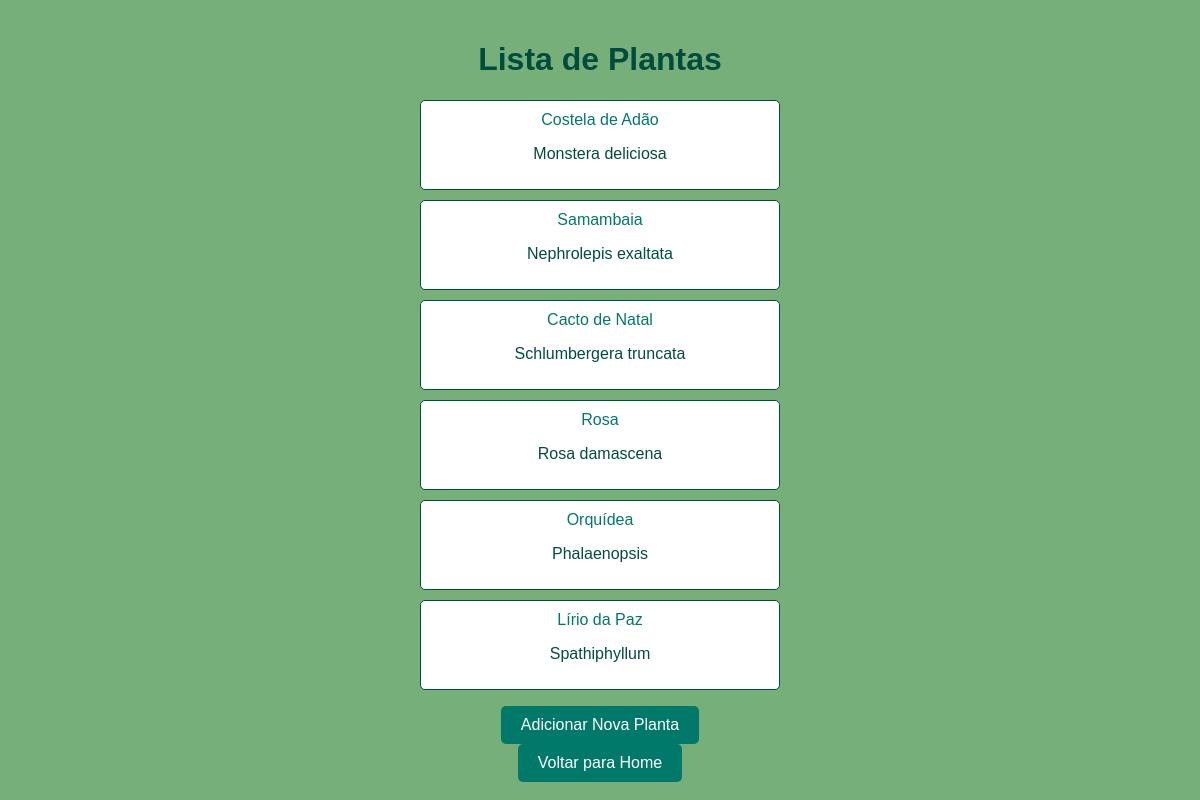
The app's page /lista/ with its own data.
### core/models.py (models this page shows, shortened)
class Planta(models.Model):
    nome = models.CharField(max_length=100)
    especie = models.CharField(max_length=100)
    descricao = models.TextField()
    preco = models.DecimalField(max_digits=10, decimal_places=2)
    estoque = models.PositiveBigIntegerField()

### core/views.py (the view)
# urls.py: path('lista/', views.lista, name='lista'),
def lista(request):
    plantas = Planta.objects.all()
    return render(request, 'core/lista.html', {'plantas': plantas})

### core/templates/core/lista.html (shortened to what this page needs)
<!DOCTYPE html>
<html lang="pt-br">
<head>
    {% load static %}
    <link rel="stylesheet" href="{% static '/css/style.css' %}">
</head>
<body>
    <div class="container">
        <h1>Lista de Plantas</h1>
        <ul class="plant-list">
            {% for planta in plantas %}
            <li class="plant-item">
                <a href="{% url 'detalhes' pk=planta.id %}">{{ planta.nome }}</a>
                <p>{{ planta.especie }}</p>
            </li>
            {% endfor %}
        </ul>
        <a href="{% url 'planta_nova' %}" class="button">Adicionar Nova Planta</a>
        <a href="{% url 'home' %}" class="button">Voltar para Home</a>
    </div>
</body>
</html>

### static/css/style.css (style rules this page uses)
body { font-family: Arial, sans-serif; background-color: #76af78; color: #004d40; margin: 0; padding: 0; text-align: center; }
.container { width: 30%; margin: 0 auto; padding: 20px; border: #ffffff; }
h1 { color: #004d40; }
.plant-list { list-style: none; padding: 0; }
.plant-item { background: #ffffff; border: 1px solid #004d40; border-radius: 5px; padding: 10px; margin-bottom: 10px; }
.plant-item a { color: #00796b; text-decoration: none; }
.button { background-color: #00796b; color: white; padding: 10px 20px; border: none; border-radius: 5px; text-decoration: none; display: inline-block; }

### records on screen
Planta: nome "Costela de Adão", especie "Monstera deliciosa"
Planta: nome "Samambaia", especie "Nephrolepis exaltata"
Planta: nome "Cacto de Natal", especie "Schlumbergera truncata"
Planta: nome "Rosa", especie "Rosa damascena"
Planta: nome "Orquídea", especie "Phalaenopsis"
Planta: nome "Lírio da Paz", especie "Spathiphyllum"
